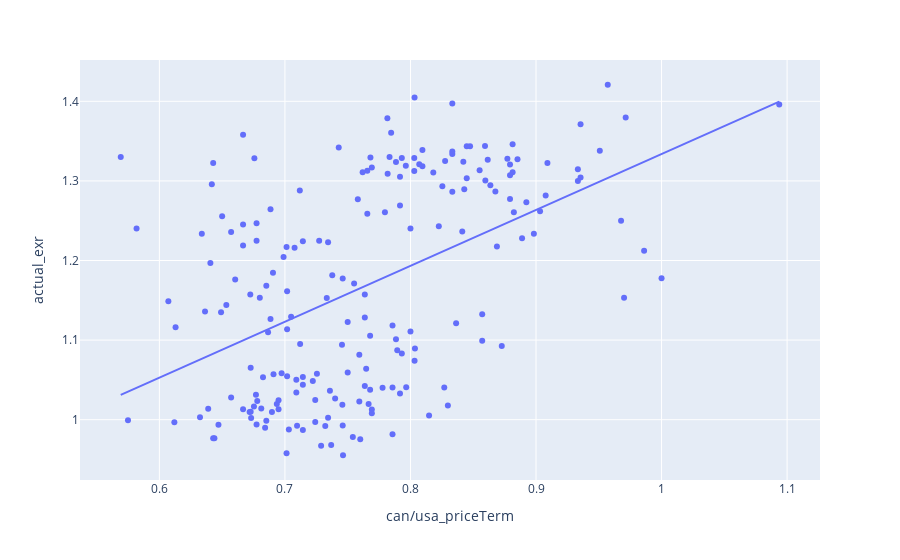

Write notebook code for a chart like this one.
### Markdown cell above
<h2> Some graphical analysis </h2>

### Code cell
px.scatter(df, x='can/usa_priceTerm', y='actual_exr', trendline='ols')

### Figure 1 — Plotly figure (JSON) as saved in the notebook; plotly's stock layout.template omitted (floating-point values rounded to 4 significant figures; data arrays with more than 128 entries replaced by an {"elided": "..."} marker saying what was removed)
{"data": [{"hovertemplate": "can/usa_priceTerm=%{x}<br>actual_exr=%{y}<extra></extra>", "legendgroup": "", "marker": {"color": "#636efa", "symbol": "circle"}, "mode": "markers", "name": "", "orientation": "v", "showlegend": false, "type": "scatter", "x": {"elided": "197 float values"}, "xaxis": "x", "y": {"elided": "197 float values"}, "yaxis": "y"}, {"hovertemplate": "<b>OLS trendline</b><br>actual_exr = 0.702366 * can/usa_priceTerm + 0.631293<br>R<sup>2</sup>=0.239333<br><br>can/usa_priceTerm=%{x}<br>actual_exr=%{y} <b>(trend)</b><extra></extra>", "legendgroup": "", "marker": {"color": "#636efa", "symbol": "circle"}, "mode": "lines", "name": "", "showlegend": false, "type": "scatter", "x": {"elided": "197 float values"}, "xaxis": "x", "y": {"elided": "197 float values"}, "yaxis": "y"}], "layout": {"legend": {"tracegroupgap": 0}, "margin": {"t": 60}, "xaxis": {"anchor": "y", "domain": [0, 1], "title": {"text": "can/usa_priceTerm"}}, "yaxis": {"anchor": "x", "domain": [0, 1], "title": {"text": "actual_exr"}}}}
